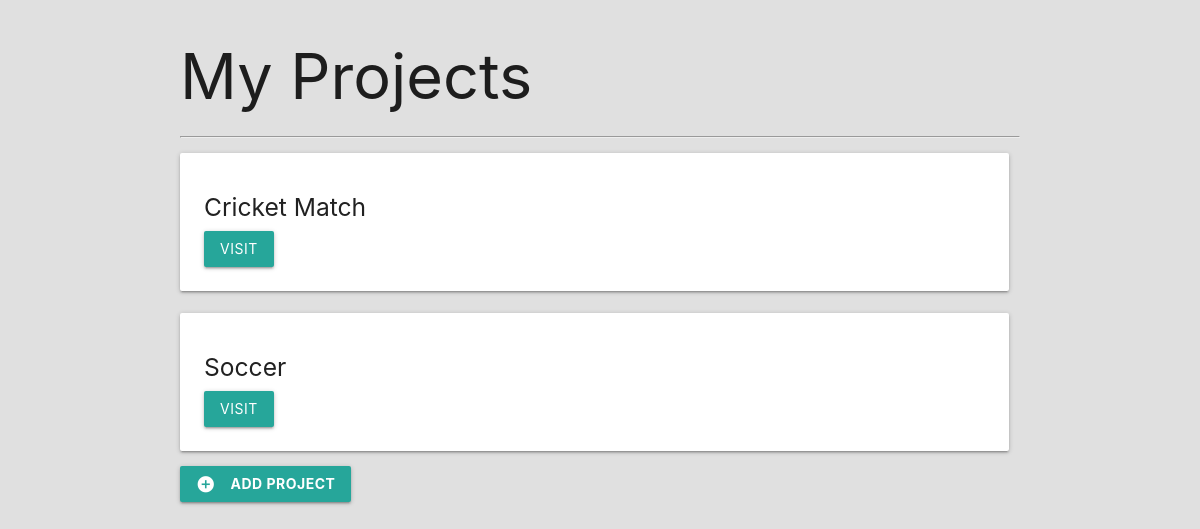
Before: / with the older database file.
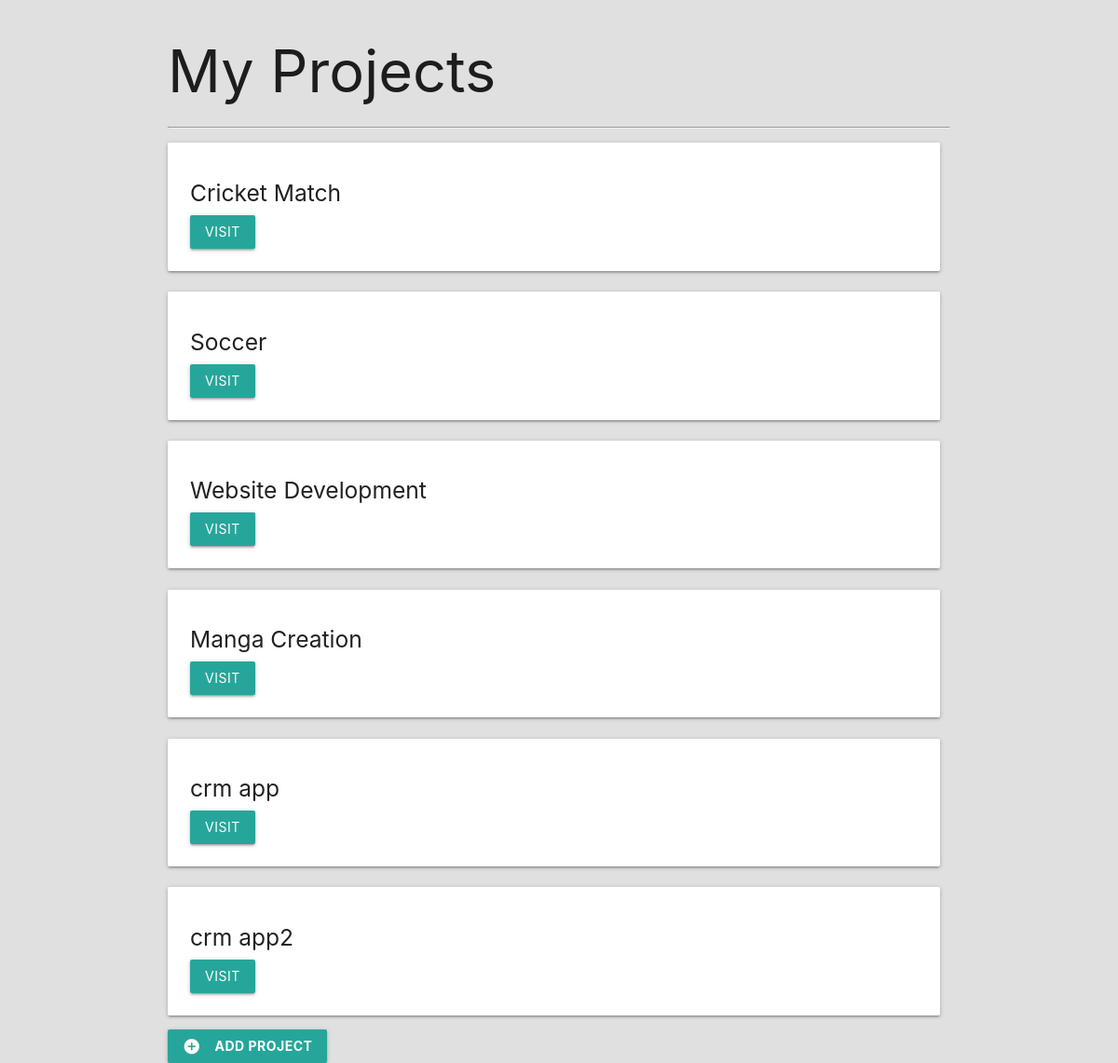
After: the same page with the newer database file.
### budget/models.py (models this page shows, shortened)
class Project(models.Model):
    name = models.CharField(max_length=100)
    slug = models.SlugField(max_length=100, unique=True, blank=True)
    budget = models.IntegerField()

### budget/views.py (the view)
# urls.py: path('', views.project_list, name='list'),
def project_list(request):
    project_list = Project.objects.all()
    return render(request, 'budget/project-list.html', {'project_list': project_list})

### budget/templates/budget/project-list.html (shortened to what this page needs)
{% extends 'budget/base.html' %}
{% block content %}
<div class="container">
  {% if project_list %}
  <h1>My Projects</h1>
  <hr>
  {% endif %}
  <div class="row">
    {% for project in project_list %}
    <div class="col s12 md6 xl3">
      <div class="card-panel">
        <h5>{{ project.name }}</h5>
        <a href="{% url 'detail' project.slug %}" class="btn">Visit</a>
      </div>
    </div>
    {% endfor %}
  </div>
  {% if project_list %}
  <a href="{% url 'add' %}" class="btn">
    <i class="material-icons white-text left">add_circle</i>
    <span class="bold">Add Project</span>
  </a>
  {% endif %}
</div>
{% endblock %}

### budget/templates/budget/base.html (shortened to what this page needs)
{% load static %}
<!DOCTYPE html>
<html lang="en">
<head>
  <link rel="stylesheet" href="{% static 'css/styles.css' %}">
  <link rel="stylesheet" href="https://cdnjs.cloudflare.com/ajax/libs/materialize/1.0.0-beta/css/materialize.min.css">
</head>
<body>
  {% block content %}
  {% endblock %}
</body>
</html>

### budget/static/css/styles.css (style rules this page uses)
html { font-family: 'Montserrat'; background-color: #E0E0E0; }
h1, h6 { font-weight: bold; }
.bold { font-weight: bold; }
.row { margin: 0!important; }
.row .col { padding-left: 0!important; }

Changed rows visible on the page:
added Project: name "Website Development"
added Project: name "Manga Creation"
added Project: name "crm app"
added Project: name "crm app2"
